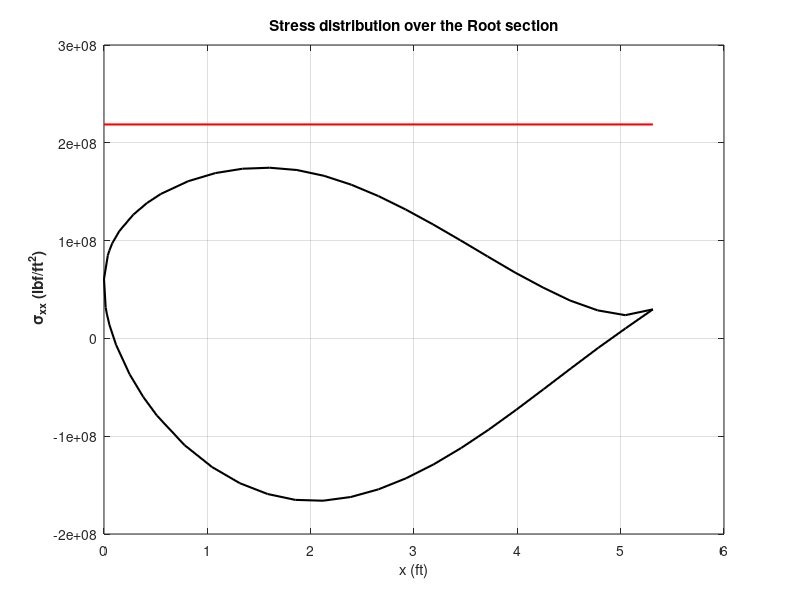

Here is the MATLAB script that generated this plot: (Note: this script raises an error after producing the figure.)
clc; clear all ;
%%
load('loads.mat') ;
a=load('n63415-il.dat') ;
c=1.6190 ;
z=-a(:,1)*c*3.28084*0.01;
y= a(:,2)*c*3.28084*0.01;
spar1_ytop=0.1517*3.28084;
spar1_ybot=-0.08855*3.28084;
spar1_z=-0.3*c*3.28084;
spar2_ytop=0.09546*3.28084;
spar2_ybot=-0.031975*3.28084;
spar2_z=-0.7*c*3.28084;
b1=0.10*(spar1_ytop-spar1_ybot);
b2=0.10*(spar2_ytop-spar2_ybot);
%% thicknesses and Modulus
tw=0.004*3.28084;
tf=tw/2; 
tsc=5*0.002*3.28084;
hw1=(spar1_ytop-spar1_ybot-2*(tf+tsc));
hw2=(spar2_ytop-spar2_ybot-2*(tf+tsc));
E_al= 1.5351*10^9*32.1522; %lbf/ft^2 
E_steel= 4.2*10^9*32.1522; %lbf/ft^2 
E_star=E_steel/E_al;
ybar=[(spar1_ytop+spar1_ybot)/2,(spar2_ytop+spar2_ybot)/2];
zbar=[spar1_z,spar2_z];
%% Areas of individual parts
A1=[b1*tsc,b1*tsc,b1*tf,b1*tf,tw*hw1];
A2=[b2*tsc,b2*tsc,b2*tf,b2*tf,tw*hw2];
E=[E_steel,E_steel,E_al,E_al,E_al];
E_star_spar= (1/E_al).*E ;

%% finding spar centroid
A_star_i=[dot(A1,E_star_spar),dot(A2,E_star_spar)];
Sigma_A_star = sum(A_star_i) ;
y_cent_spar= dot(A_star_i,ybar)/Sigma_A_star ;
z_cent_spar= dot(A_star_i,zbar)/Sigma_A_star;

%% adding stigers
z_stinger=[z(12),z(9),z(40),z(43)]; % ,z(22),z(31),z(3),z(49)
y_stinger=[y(12),y(9),y(40),y(43)]; % ,y(22),y(31),y(3),y(49)
no_of_stringer = length(z_stinger) ;

%% stringer centroid 
A_stringer = b1*tsc ; % in ft^2
E_star_stgr = E_steel/E_al ;
EA_stgr = A_stringer*E_star_stgr ;
Sigma_EA_stgr = no_of_stringer*EA_stgr ;
y_cent_stgr = EA_stgr*(sum(y_stinger))/(Sigma_EA_stgr) ;
z_cent_stgr = EA_stgr*(sum(z_stinger))/(Sigma_EA_stgr) ;

%% centroid of spar and stringer
y_cent = (y_cent_spar*Sigma_A_star + y_cent_stgr*Sigma_EA_stgr)/(Sigma_A_star+Sigma_EA_stgr) ;
z_cent = (z_cent_spar*Sigma_A_star + z_cent_stgr*Sigma_EA_stgr)/(Sigma_A_star+Sigma_EA_stgr) ;


%% Finding Moment of Inertia for spars
Izz1=2*((E_star*(b1*tsc^3/12))+(A1(1)*E_star*((tsc+2*tf+hw1)/2)^2))+ 2*(((b1*tf^3/12))+(A1(3)*((tw/4)+(hw1/2))^2))+ (tw*hw1^3/12);
Iyy1=2*E_star*(tsc*b1^3/12)+2*(tf*b1^3/12)+ (hw1*tw^3/12);
Izz2=2*((E_star*(b2*tsc^3/12))+(A2(1)*E_star*((tsc+2*tf+hw1)/2)^2))+ 2*(((b2*tf^3/12))+(A2(3)*((tw/4)+(hw2/2))^2))+ (tw*hw2^3/12);
Iyy2=2*E_star*(tsc*b2^3/12)+2*(tf*b2^3/12)+ (hw2*tw^3/12);

%% MOI for stinger about neutral axis
Iyy_stingers = EA_stgr*( norm(z_stinger - z_cent*linspace(1,1,length(z_stinger))) )^2 ;
Izz_stingers = EA_stgr*( norm(y_stinger - y_cent*linspace(1,1,length(y_stinger))) )^2 ;
Iyz_stringer = EA_stgr*( dot((z_stinger - z_cent*linspace(1,1,length(z_stinger))),(y_stinger - y_cent*linspace(1,1,length(y_stinger)))) ) ;

%% total MOI stringers + spars
Iyy_total=Iyy1+ (A_star_i(1))*(zbar(1)-z_cent)^2 + Iyy2+ (A_star_i(2))*(zbar(2)-z_cent)^2  + Iyy_stingers ;
Izz_total=Izz1+ (A_star_i(1))*(ybar(1)-y_cent)^2 + Izz2+ (A_star_i(2))*(ybar(2)-y_cent)^2  + Izz_stingers ;    
Iyz_total=((A_star_i(1))*(ybar(1)-y_cent)*(zbar(1)-z_cent) + (A_star_i(2))*(zbar(2)-z_cent)*(ybar(2)-y_cent))  + Iyz_stringer;
%% finding V_xx, W_xx
A=[-E_al*Iyz_total,-E_al*Iyy_total ; E_al*Izz_total,E_al*Iyz_total];
M=[M_y_due_to_D(1),M_z_due_to_L(1)];

v=A\M';
%% finding sigma_xx
F_S = 1.5 ;
epsilon_xx= (-(y-y_cent)*v(1)-(z-z_cent)*v(2));  %conversion from meter to feet
sigma_xx= F_S*E_al*epsilon_xx;
sigma_yield= 32.1522.*[6804000,6804000]; %lbf/ft^2 
z1=[-5.3117,0];

width_val = 1.5 ;
figure(6)
plot(-z,sigma_xx,'k','linewidth',width_val)
hold on ; 
plot(-z1,sigma_yield,'r','linewidth',width_val);
title('Stress distribution over the Root section');
xlabel('x (ft)');
ylabel('\bf \sigma_{xx} (lbf/ft^2)');
grid on
ax = gca;
ax.FontSize = 14;
ax.XAxis.LineWidth = 1.2;
ax.YAxis.LineWidth = 1.2;
